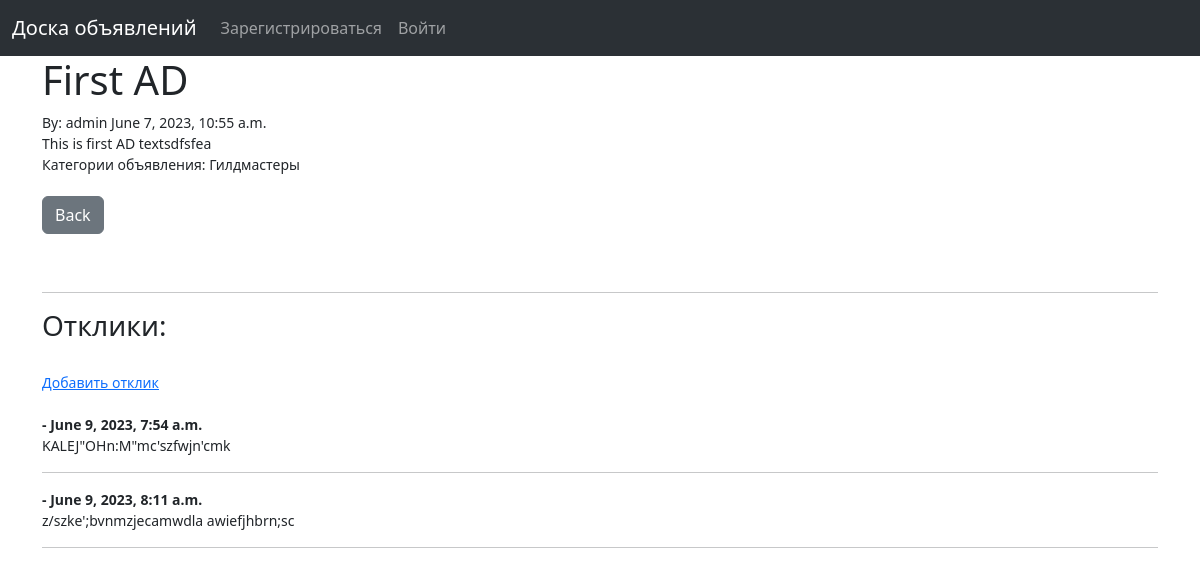
Page /announcements/1 on the earlier database version.
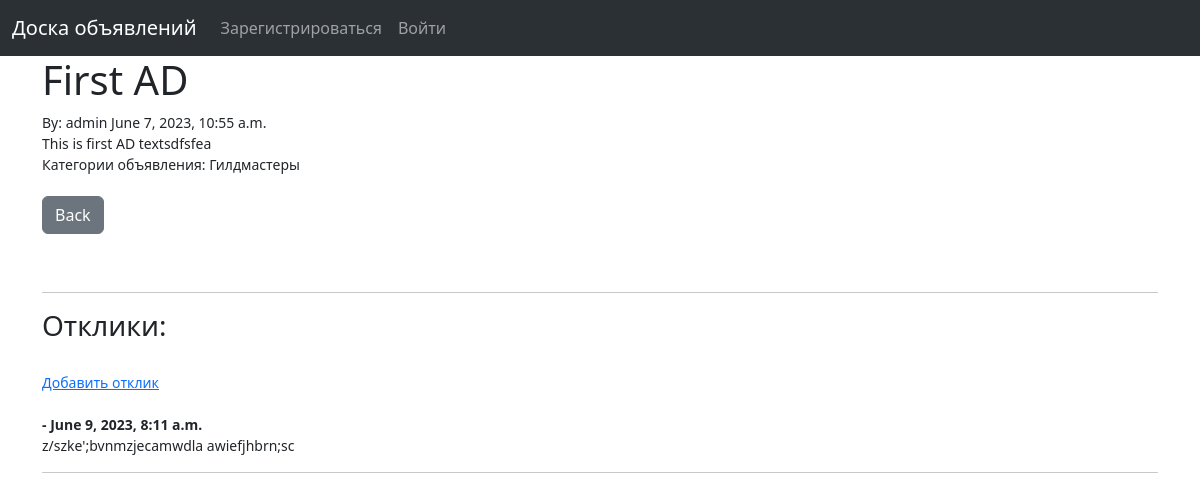
Same page on the later database version.
### board/models.py (models this page shows, shortened)
class Category(models.Model):
    name = models.CharField("Название", max_length=255)
    def __str__(self):
        return f"{self.name}"

class Response(models.Model):
    announcement = models.ForeignKey(
        Announcement,
        related_name="responses",
        on_delete=models.CASCADE,
        verbose_name="Объявление",
    )
    author = models.ForeignKey(User, on_delete=models.CASCADE, default=1)
    text = models.TextField(default="")
    datetime_added = models.DateTimeField(auto_now_add=True)
    is_accepted = models.BooleanField("Отклик принят?", default=False)

### board/views.py (the view)
class AnnouncementDetailView(DetailView):
    model = Announcement
    template_name = "announcement_details.html"

### board/templates/announcement_details.html (shortened to what this page needs)
{% extends 'base.html' %}
{% block content %}
<h1>{{ announcement.title }}</h1>
<small> By:
    {{ announcement.author }}
    {{ announcement.publication_datetime }}
    <br/>
    {{ announcement.text|safe }}
    <br/>
    Категории объявления:
    {% for cat in announcement.category.all %}
        {{ cat }}
    {% endfor  %}
<br/><br/>
<a href="{% url 'board' %}" class="btn btn-secondary">Back</a>
<br/><br/><br/>
<hr>
<h3>Отклики:</h3>
<br/>
{% if not announcement.responses.all %}
    <p>Пока никто не откликнулся на это объявление</p>
    <a href="{% url 'add_response' announcement.pk %}">Добавить отклик</a>
{% else %}
    <a href="{% url 'add_response' announcement.pk %}">Добавить отклик</a><br/><br/>
    {% for res in announcement.responses.all %}
        <strong>{{ res.name }} - {{ res.datetime_added }}</strong><br/>
        {{ res.text }}<br/>
        <hr>
    {% endfor %}
{% endif %}
{% endblock %}

Differences in the rows shown:
removed Response: datetime_added "June 9, 2023, 7:54 a.m.", text "KALEJ\"OHn:M\"mc'szfwjn'cmk"
